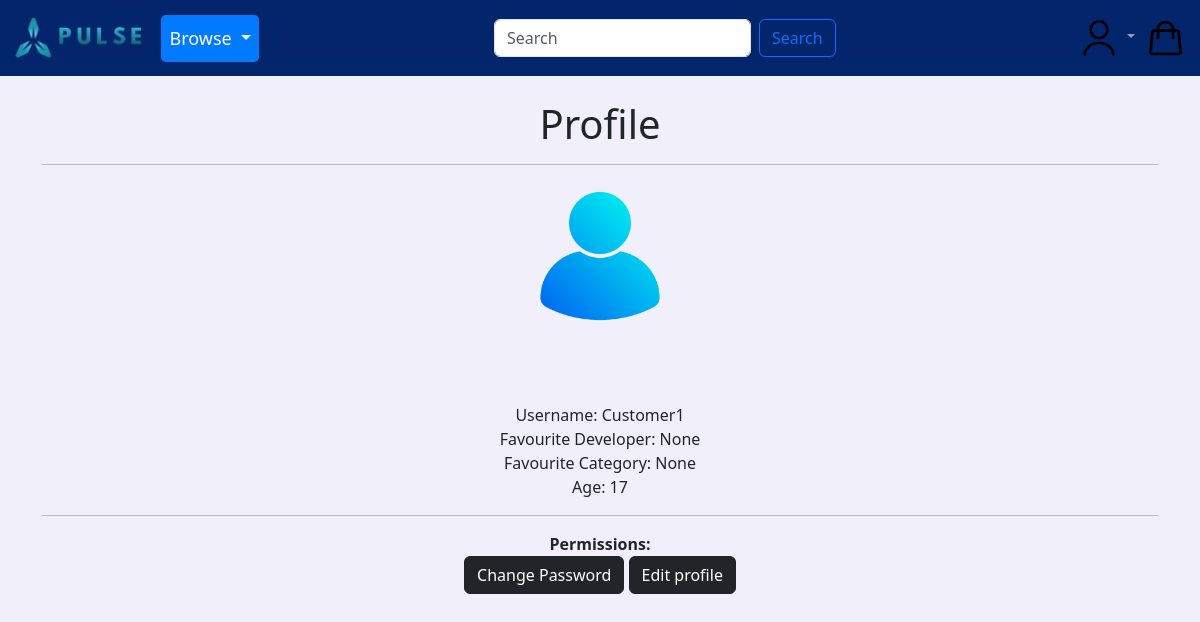
/profile/7/ (signed in), run on an earlier commit of the app's database.
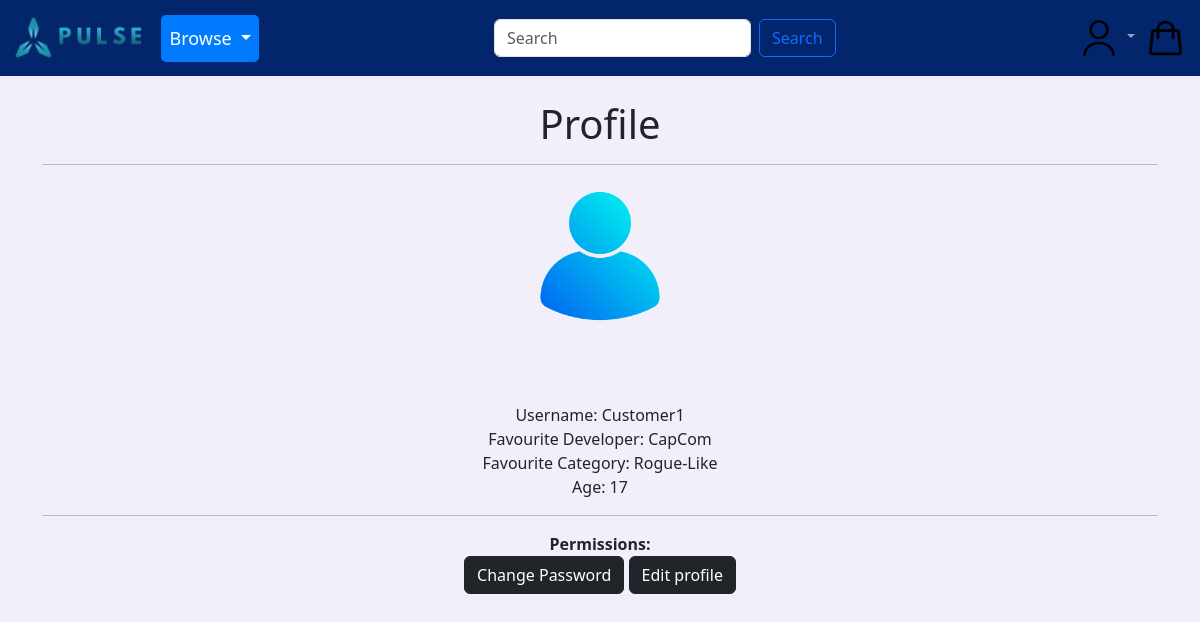
And on a later commit of the database.
### users/models.py (models this page shows, shortened)
class CustomUser(AbstractUser):
    age = models.PositiveIntegerField(null=True, blank=True)

class Profile(models.Model):
    user = models.OneToOneField(
        get_user_model(),
        null=True,
        on_delete=models.CASCADE,
    )
    date_of_birth = models.DateField(blank=True, null=True)
    Developer = models.ForeignKey(Developer, on_delete=models.CASCADE, null=True)
    Category = models.ForeignKey(Category, on_delete=models.CASCADE, null=True)

### pages/models.py (models this page shows, shortened)
class Developer(models.Model):
    id = models.UUIDField(
        primary_key=True,
        default=uuid.uuid4,
        editable=False)
    name = models.CharField(max_length=250, unique=True)
    class Meta:
        ordering = ('name',)
        verbose_name = 'developer'
        verbose_name_plural = 'developers'
    def __str__(self):
        return self.name

class Category(models.Model):
    id = models.UUIDField(
        primary_key=True,
        default=uuid.uuid4,
        editable=False)
    name = models.CharField(max_length=250, unique=True)
    description = models.TextField(blank=True)
    image = models.ImageField(upload_to='covers/', blank=True)
    class Meta:
        ordering = ('name',)
        verbose_name = 'category'
        verbose_name_plural = 'categories'
    def __str__(self):
        return self.name

### users/views.py (the view)
# urls.py: path('profile/<int:pk>/', ProfilePageView.as_view(), name='user_profile'),
class ProfilePageView(DetailView):
    model = Profile
    template_name = 'registration/user_profile.html'

### cart/context_processors.py (called while the page is built)
def counter(request):
    item_count = 0
    if 'admin' in request.path:
        return {}
    else:
        try:
            cart = Cart.objects.filter(cart_id=_cart_id(request))
            cart_items = CartItem.objects.all().filter(cart=cart[:1])
            for cart_item in cart_items:
                item_count += cart_item.quantity
        except Cart.DoesNotExist:
            item_count = 0
    return {'item_count':item_count}

### cart/views.py (called while the page is built)
def _cart_id(request):
    cart = request.session.session_key
    if not cart:
        cart = request.session.create()
    return cart

### users/context_processors.py (called while the page is built)
def user_groups(request):
    if request.user.is_authenticated:
        return {'is_manager': request.user.groups.filter(name='Manager').exists()}
    return {'is_manager': False}

### templates/registration/user_profile.html (shortened to what this page needs)
{% extends 'base.html' %}
{% load static %}
{% block content %}
    <br>
    <div class="text-center">
        <h1>Profile</h1>
        <hr class="rounded">
        <img src="{% static 'images/icon1.png' %}" alt="" height="150rem" width="150rem">
    </div>
    <br>
    <br>
    <div class="text-center">
    <br>
        Username: {{ user.profile.user }}
    <br/>
        Favourite Developer: {{ user.profile.Developer }}
        <br>
        Favourite Category: {{ user.profile.Category }}
        <br>
        Age: {{ user.age }}
        <br>
        <hr class="rounded">
        <strong>Permissions:</strong>
        <br>
        <a href="{% url 'password_change' %}"><button class = "btn btn-dark">Change Password</button></a>
        <a href="{% url 'edit_profile' user.profile.pk %}"><button class="btn btn-dark">Edit profile</button></a>
    </div>
{% endblock content %}

What changed in the data, as far as the page shows it:
changed CustomUser "Customer1": profile.Developer "None" → "CapCom"; profile.Category "None" → "Rogue-Like"
